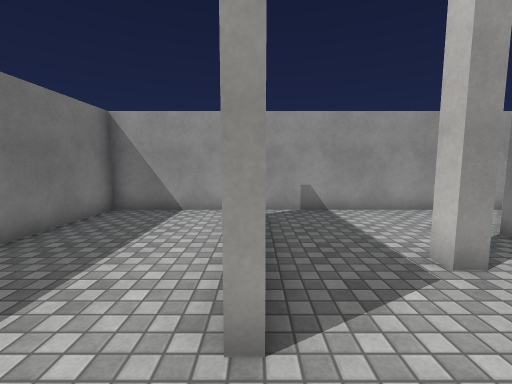
[1] (above)

16 first-person views from a walk through a scene from a Unity 3-D project. The camera is 1.5 m above the floor, tilts 6° down and sees 90° across. The floor is counted in squares, 1 m on a side. Each view is taken from the middle of a square. On the plan, view 1 faces up. The plan holds only what a view shows up to about 13 squares ahead; the rest is blank. The place goes on beyond the plan. Surface patterns are stand-ins for the level's own textures.

[2]
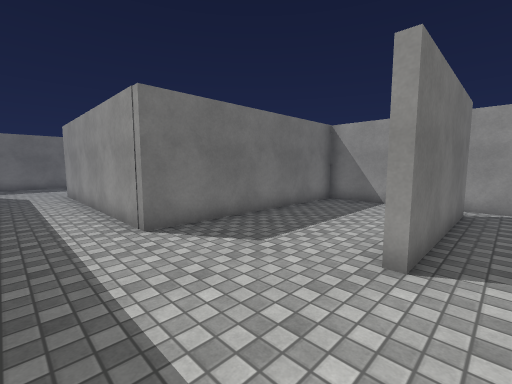

[3]
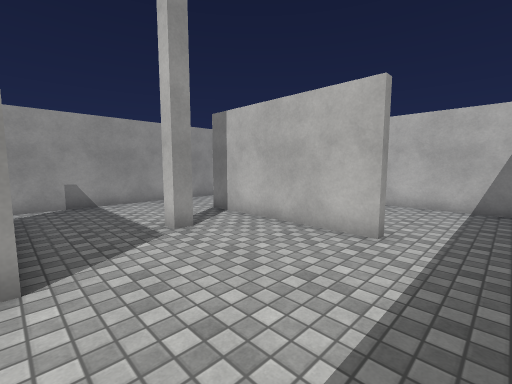

[4]
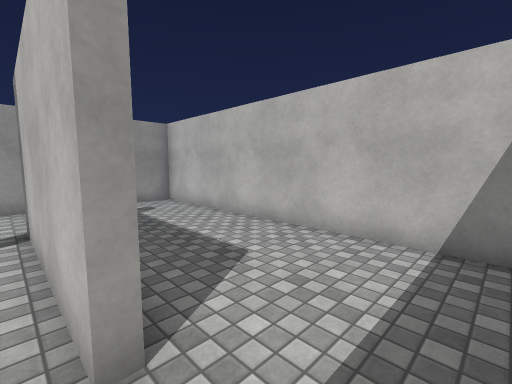

[5]
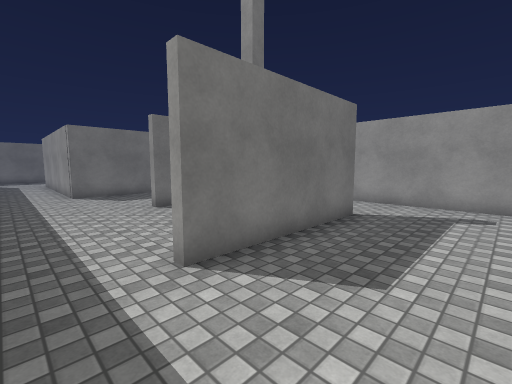

[6]
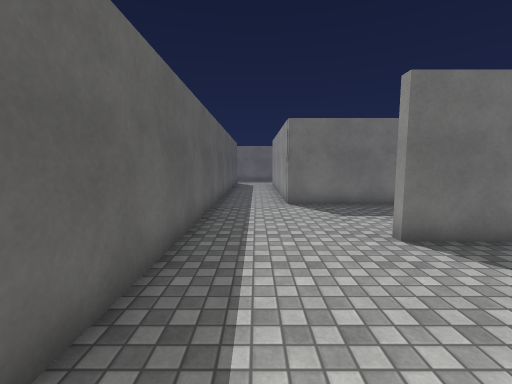

[7]
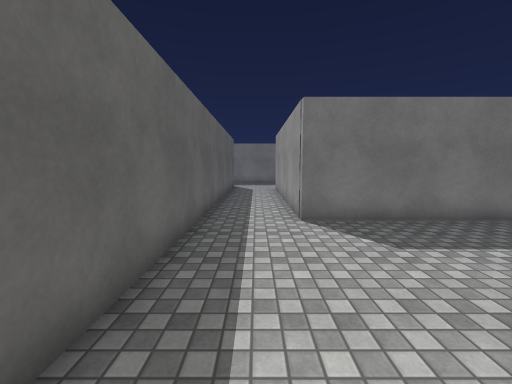

[8]
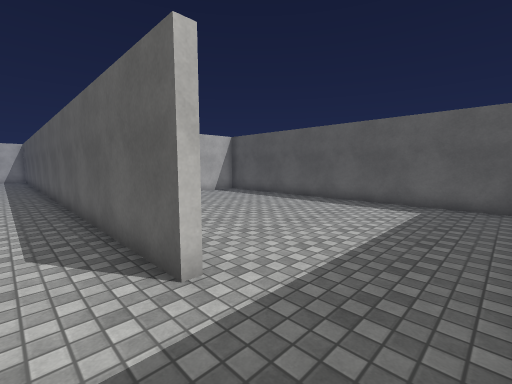

[9]
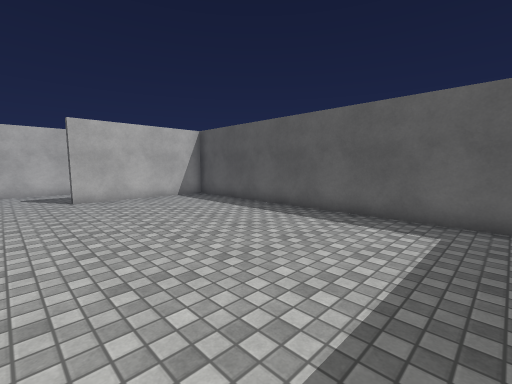

[10]
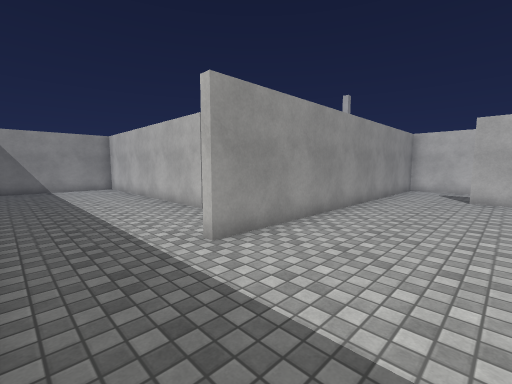

[11]
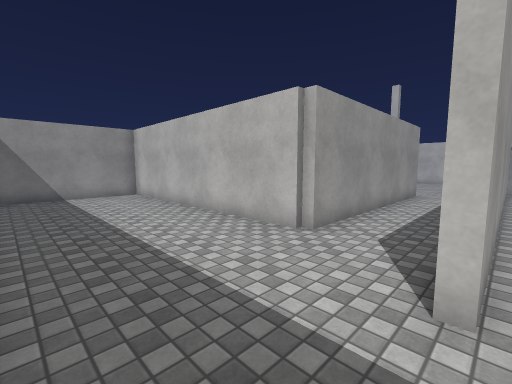

[12]
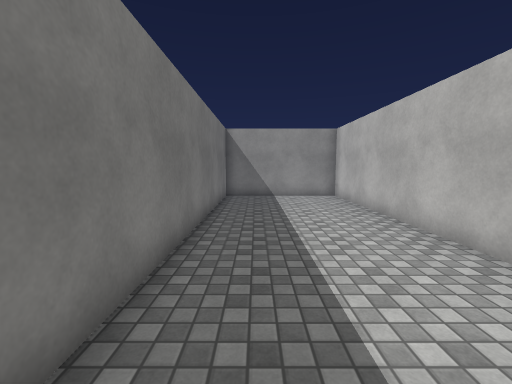

[13]
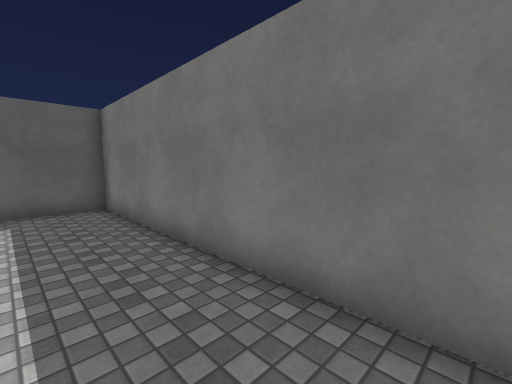

[14]
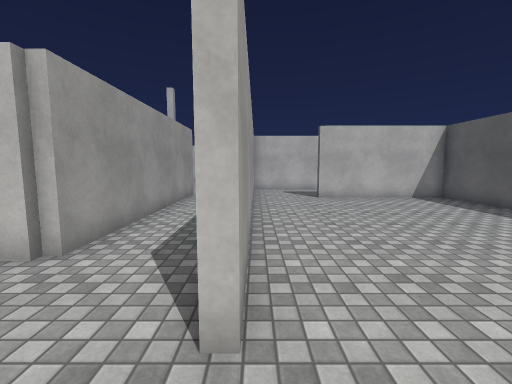

[15]
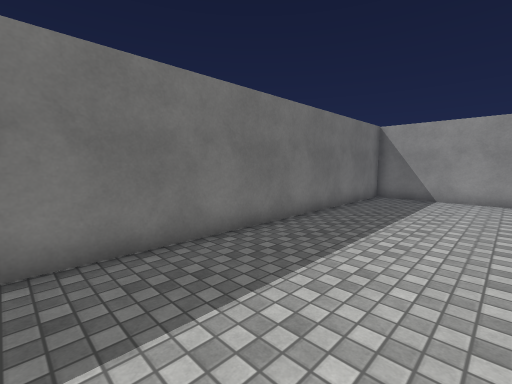

[16]
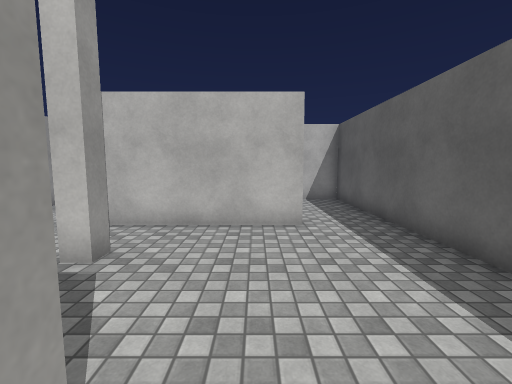

### Floor plan
Ten units are one square. View 1 is at (0, 0); x grows to the right and y downward. Boxes are objects, and circles mark ways between rooms. Rooms are numbered by the first view taken in them; rooms with no view inside come last. Other rooms are left out.
<svg viewBox="-200 -110 307 231">
<path fill="none" stroke="#000" d="M34 -35 28 -35 28 -41M1 -76 1 -18M57 -55 57 2 53 2 53 -55M-161 25 102 25 102 -85 -48 -85 -48 -2 -139 -2M-139 -2 -139 -6M-141 -5 -141 -105 -195 -105 -195 116 -62 116 -62 59M-66 29 -161 29 -161 25"/>
<circle cx="-145" cy="15" r="3" fill="#2a7"/>
<text x="10" y="-20">1</text>
<text x="-150" y="40">2</text>
</svg>
Room 1 opens to room 2.

Where each view was taken, in squares from view 1:
view 1: 0 up, 0 right, facing up
view 2: 2 down, 1 right, facing up-left
view 3: 2 down, 0 right, facing up-right
view 4: 2 down, 5 right, facing up-right
view 5: 2 down, 9 right, facing up-left
view 6: 1 down, 5 right, facing left
view 7: 1 down, 2 right, facing left
view 8: 1 down, 19 left, facing down-right
view 9: 4 down, 18 left, facing down-right
view 10: 7 down, 19 left, facing up-right
view 11: 3 down, 19 left, facing up-right
view 12: 2 down, 18 left, facing up
view 13: 2 down, 17 left, facing down-left
view 14: 3 down, 18 left, facing right
view 15: 2 down, 15 left, facing up-left
view 16: 1 up, 1 left, facing right
